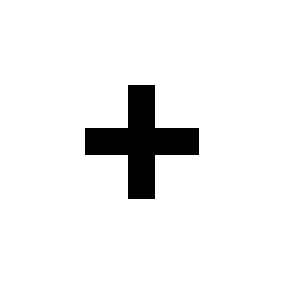
//> input picture phase_algorithms/images/krest_dlya_kamery.png, 283 x 283 px
$ ./main   (built with g++ and OpenCV 4)
//> lines starting //> are read from the running program, lines starting //| are printed output that depends on the picture; after the words box and inside, x2 and y2 are one past the last pixel; in counts of white or black regions, pixels touching at a corner belong together
#include ".\include\render.h"

#include ".\include\implot\implot.h"
#include ".\include\implot\implot_internal.h"

//using namespace Eigen;
using namespace cv;
using namespace std;

const float c = 299792458.0f;  // Скорость света
const float freq = 0.14e12f;   // Частота
const float lambda = (c * 1000.0f) / freq;  // Длина волны
const float k = 2 * M_PI / lambda;  // Волновой вектор
const int pixels = 96;  // Количество пикселей
const float pixelsize = 0.214f;  // Размер пикселя
const float focus = 50.0f;  // Фокусное расстояние
const int iteration_num = 3;  // Количество итераций
const float refractive_index = 1.54f;

mutex resultMutex;


ImVec4 clear_color = ImVec4(0.45f, 0.55f, 0.60f, 1.00f);
vector<vector<complex<float>>> far_field(pixels, vector<complex<float>>(pixels, 0.0f));
vector<vector<complex<float>>> far_field2(pixels, vector<complex<float>>(pixels, 0.0f));
vector<vector<complex<float>>> near_field(pixels, vector<complex<float>>(pixels, 0.0f));

vector<float> input_target_vec(pixels * pixels, 0.0f);
vector<vector<float>> input_i;
float power_in;

//algo stuff

vector<complex<float>> temp1(pixels, 0.0f);
vector<float> temp2(pixels, 0.0f);
vector<complex<float>> temp3(pixels, 0.0f);
float error_f = 0;
const complex<float> i(0.0, 1.0);

class Stopwatch {
public:
    void start() {
        start_time = std::chrono::steady_clock::now(); // Запоминаем время начала
    }

    // [5 lines left out: function stop, not called in this run]

private:
    std::chrono::steady_clock::time_point start_time;
};

// Запись в файл
template<typename T>
// [8 lines left out: function write_to_file, not called in this run]

// Запись в файл
template<typename T>
// [52 lines left out: functions write_to_file, heightmap, cross_product, dot_product, arr_mean, l2_norm, not called in this run]

// Линейное пространство (разбитие на сетку) от start до finish с количеством pixels
void linspace(vector<float>& input, int pixels, float start, float finish) {
//> called with pixels = 96, start = -10.27, finish = 10.27
    input.clear();
    float diff = (finish - start)/pixels;
    for (int i = 1; i <= pixels; ++i) {
        input.push_back(i*diff);
    }
}

// Сумма элементов матрицы vector<vector<float>>
float matrix_sum(vector<vector<float>> input) {
    float result = 0;
    for (const auto& row : input) {
        for (const auto& value : row) {
            result += value;
        }
    }
    return result;
}

// Сумма вектора комплексных чисел
// [7 lines left out: function complex_sum, not called in this run]

// Развертывание матрицы input в длинный vector output
template<typename T>
// [6 lines left out: function unwrap, not called in this run]

// Развертывание матрицы input в длинный vector output
template<typename T, size_t N>
// [6 lines left out: function unwrap, not called in this run]

// Свертывание длинного vector input в матрицу output по кол-ву эл-ов size
template<typename T>
// [8 lines left out: function wrap, not called in this run]

// Real-part от вектора input
template<typename T>
// [7 lines left out: function decomplex, not called in this run]

// Установка единичной матрицы на вход
void set_input_intensity() {
    float resolution = pixels * pixelsize;

    vector<float> x;
    vector<float> y;

    linspace(x, pixels, -resolution / 2, resolution / 2);
    linspace(y, pixels, -resolution / 2, resolution / 2);

    input_i.assign(y.size(), vector<float>(x.size(), 1));

    power_in = matrix_sum(input_i);
}

// Чтение изображения из указанного файла. TODO: Сделать окошко с выбором файла
void image_read(Mat& target) {

    target = imread("./images/krest_dlya_kamery.png", IMREAD_GRAYSCALE);
//> target: 283 rows x 283 cols, CV_8UC1; 93.2% white; 1 black region, box (x1, y1, x2, y2) and area: (85, 85, 199, 199) 5427

    target.convertTo(target, CV_32F);

    target = (target - 255.0) * (-1.0) / 255.0;

    target = target * (power_in / cv::sum(target)[0]);

    Size newSize(pixels, pixels);

    Mat resizedTarget;
    cv::resize(target, resizedTarget, newSize, 0, 0, cv::INTER_AREA); // INTER_AREA лучше всего подходит для уменьшения
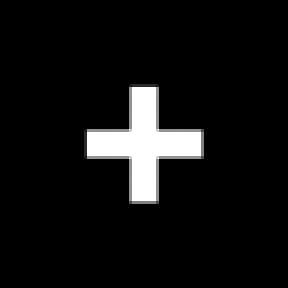
//> resizedTarget: 96 rows x 96 cols, CV_32FC1 (shown 3 times larger); min 0, max 1.7, mean 0.115; drawn with min black and max white

    target = resizedTarget;

    if (resizedTarget.isContinuous()) {
        // Если данные непрерывны, копируем их напрямую
        input_target_vec.assign((float*)resizedTarget.datastart, (float*)resizedTarget.dataend);
//> input_target_vec = 9216 values, max 1.7 at index 2829, min 0 at index 0, mean 0.115
    }
    else {
        // Если данные не непрерывны, копируем построчно
        size_t idx = 0;
        for (int i = 0; i < resizedTarget.rows; ++i) {
            input_target_vec.insert(input_target_vec.end(), resizedTarget.ptr<float>(i), resizedTarget.ptr<float>(i) + resizedTarget.cols);
            idx += resizedTarget.cols;
        }
    }
}

// Вернуть размер Mat
int return_sizeof_mat(const Mat& target) {
    // Получение размеров матрицы
    int rows = target.rows;
//> rows = 96
    int cols = target.cols;
//> cols = 96

    int size_total = rows * cols;
//> size_total = 9216
    return size_total;
}

// Единичное ФФТ преобразование
// [141 lines left out: functions single_fft, spr_cycle_threading_front, spr_cycle_threading_back, not called in this run]

// SPR алгоритм
void spr() {
    const int num_threads = 4; // thread::hardware_concurrency();
    vector<thread> threads;
    int step = pixels / num_threads;

    set_input_intensity();
    Mat target;
    image_read(target);
    int size_total = return_sizeof_mat(target);
//> size_total = 9216

    //vector<complex<float>> fft_result;
    //single_fft(size_total, target, fft_result, input_target_vec);

    // Перемешиваем вектор
//> (the run ends here: the program needs code that is not available in this run, at `random_device rd;`)
